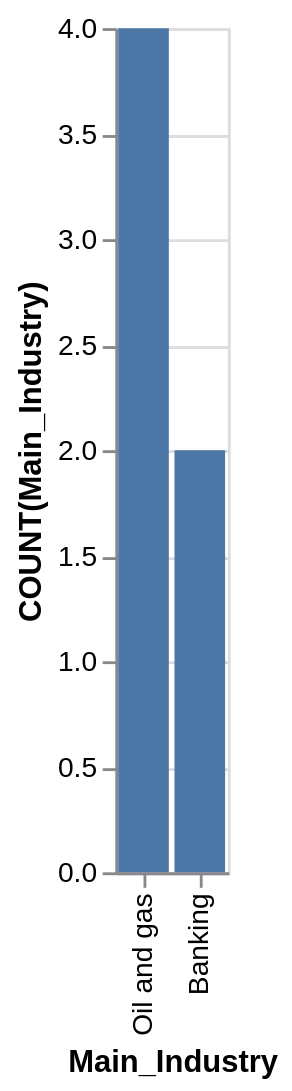

Write a Vega-Lite specification for this figure.
### Vega-Lite specification from a JSON file in a GitHub repository (floating-point values rounded to 4 significant figures)
{"data": {"values": [{"x_data": "Oil and gas", "y_data": 4}, {"x_data": "Banking", "y_data": 2}]}, "mark": "bar", "encoding": {"x": {"field": "x_data", "type": "nominal", "title": "Main_Industry", "sort": {"op": "sum", "field": "y_data", "order": "descending"}}, "y": {"field": "y_data", "type": "quantitative", "title": "COUNT(Main_Industry)"}}}
